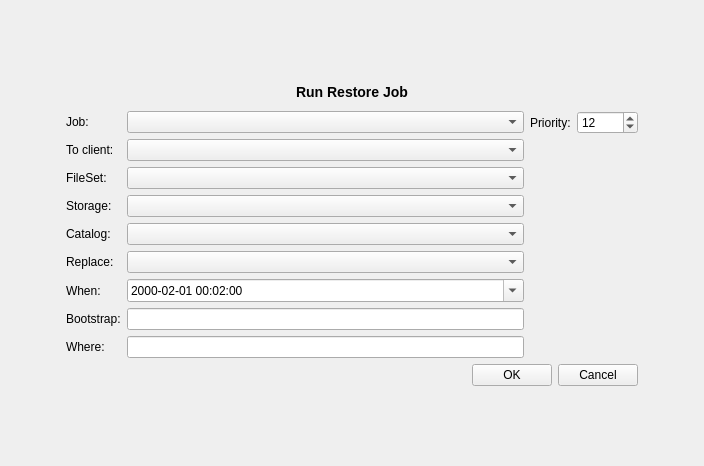
<ui version="4.0" >
 <class>runRestoreForm</class>
 <widget class="QWidget" name="runRestoreForm" >
  <property name="geometry" >
   <rect>
    <x>0</x>
    <y>0</y>
    <width>704</width>
    <height>466</height>
   </rect>
  </property>
  <property name="windowTitle" >
   <string>Form</string>
  </property>
  <layout class="QGridLayout" >
   <property name="margin" >
    <number>9</number>
   </property>
   <property name="spacing" >
    <number>6</number>
   </property>
   <item row="2" column="2" >
    <layout class="QVBoxLayout" >
     <property name="margin" >
      <number>0</number>
     </property>
     <property name="spacing" >
      <number>6</number>
     </property>
     <item>
      <layout class="QHBoxLayout" >
       <property name="margin" >
        <number>0</number>
       </property>
       <property name="spacing" >
        <number>6</number>
       </property>
       <item>
        <widget class="QLabel" name="label_4" >
         <property name="text" >
          <string>Priority:</string>
         </property>
         <property name="buddy" >
          <cstring>prioritySpin</cstring>
         </property>
        </widget>
       </item>
       <item>
        <widget class="QSpinBox" name="prioritySpin" >
         <property name="maximum" >
          <number>10000</number>
         </property>
         <property name="minimum" >
          <number>1</number>
         </property>
         <property name="value" >
          <number>12</number>
         </property>
        </widget>
       </item>
      </layout>
     </item>
     <item>
      <spacer>
       <property name="orientation" >
        <enum>Qt::Vertical</enum>
       </property>
       <property name="sizeHint" >
        <size>
         <width>20</width>
         <height>171</height>
        </size>
       </property>
      </spacer>
     </item>
    </layout>
   </item>
   <item rowspan="3" row="1" column="3" >
    <spacer>
     <property name="orientation" >
      <enum>Qt::Horizontal</enum>
     </property>
     <property name="sizeHint" >
      <size>
       <width>40</width>
       <height>20</height>
      </size>
     </property>
    </spacer>
   </item>
   <item row="4" column="1" colspan="2" >
    <spacer>
     <property name="orientation" >
      <enum>Qt::Vertical</enum>
     </property>
     <property name="sizeType" >
      <enum>QSizePolicy::MinimumExpanding</enum>
     </property>
     <property name="sizeHint" >
      <size>
       <width>572</width>
       <height>16</height>
      </size>
     </property>
    </spacer>
   </item>
   <item rowspan="3" row="1" column="0" >
    <spacer>
     <property name="orientation" >
      <enum>Qt::Horizontal</enum>
     </property>
     <property name="sizeHint" >
      <size>
       <width>40</width>
       <height>20</height>
      </size>
     </property>
    </spacer>
   </item>
   <item row="0" column="1" colspan="2" >
    <spacer>
     <property name="orientation" >
      <enum>Qt::Vertical</enum>
     </property>
     <property name="sizeType" >
      <enum>QSizePolicy::MinimumExpanding</enum>
     </property>
     <property name="sizeHint" >
      <size>
       <width>572</width>
       <height>16</height>
      </size>
     </property>
    </spacer>
   </item>
   <item row="2" column="1" >
    <layout class="QGridLayout" >
     <property name="margin" >
      <number>0</number>
     </property>
     <property name="spacing" >
      <number>6</number>
     </property>
     <item row="6" column="1" >
      <widget class="QDateTimeEdit" name="dateTimeEdit" >
       <property name="dateTime" >
        <datetime>
         <hour>0</hour>
         <minute>2</minute>
         <second>0</second>
         <year>2000</year>
         <month>1</month>
         <day>1</day>
        </datetime>
       </property>
       <property name="displayFormat" >
        <string>yyyy-mm-dd hh:mm:ss</string>
       </property>
       <property name="calendarPopup" >
        <bool>true</bool>
       </property>
      </widget>
     </item>
     <item row="6" column="0" >
      <widget class="QLabel" name="label" >
       <property name="text" >
        <string>When:</string>
       </property>
       <property name="buddy" >
        <cstring>dateTimeEdit</cstring>
       </property>
      </widget>
     </item>
     <item row="8" column="0" >
      <widget class="QLabel" name="label_5" >
       <property name="text" >
        <string>Where:</string>
       </property>
       <property name="openExternalLinks" >
        <bool>true</bool>
       </property>
       <property name="buddy" >
        <cstring>where</cstring>
       </property>
      </widget>
     </item>
     <item row="7" column="0" >
      <widget class="QLabel" name="label_12" >
       <property name="text" >
        <string>Bootstrap:</string>
       </property>
       <property name="buddy" >
        <cstring>bootstrap</cstring>
       </property>
      </widget>
     </item>
     <item row="1" column="1" >
      <widget class="QComboBox" name="clientCombo" />
     </item>
     <item row="4" column="1" >
      <widget class="QComboBox" name="catalogCombo" />
     </item>
     <item row="0" column="0" >
      <widget class="QLabel" name="label_6" >
       <property name="text" >
        <string>Job:</string>
       </property>
       <property name="buddy" >
        <cstring>jobCombo</cstring>
       </property>
      </widget>
     </item>
     <item row="8" column="1" >
      <widget class="QLineEdit" name="where" >
       <property name="enabled" >
        <bool>true</bool>
       </property>
       <property name="minimumSize" >
        <size>
         <width>200</width>
         <height>0</height>
        </size>
       </property>
       <property name="readOnly" >
        <bool>false</bool>
       </property>
      </widget>
     </item>
     <item row="3" column="0" >
      <widget class="QLabel" name="label_2" >
       <property name="text" >
        <string>Storage:</string>
       </property>
       <property name="buddy" >
        <cstring>storageCombo</cstring>
       </property>
      </widget>
     </item>
     <item row="2" column="0" >
      <widget class="QLabel" name="label_9" >
       <property name="text" >
        <string>FileSet:</string>
       </property>
       <property name="buddy" >
        <cstring>filesetCombo</cstring>
       </property>
      </widget>
     </item>
     <item row="7" column="1" >
      <widget class="QLineEdit" name="bootstrap" >
       <property name="enabled" >
        <bool>true</bool>
       </property>
       <property name="minimumSize" >
        <size>
         <width>200</width>
         <height>0</height>
        </size>
       </property>
       <property name="readOnly" >
        <bool>false</bool>
       </property>
      </widget>
     </item>
     <item row="2" column="1" >
      <widget class="QComboBox" name="filesetCombo" />
     </item>
     <item row="3" column="1" >
      <widget class="QComboBox" name="storageCombo" />
     </item>
     <item row="0" column="1" >
      <widget class="QComboBox" name="jobCombo" />
     </item>
     <item row="5" column="0" >
      <widget class="QLabel" name="label_13" >
       <property name="text" >
        <string>Replace:</string>
       </property>
      </widget>
     </item>
     <item row="5" column="1" >
      <widget class="QComboBox" name="replaceCombo" />
     </item>
     <item row="1" column="0" >
      <widget class="QLabel" name="label_8" >
       <property name="text" >
        <string>To client:</string>
       </property>
       <property name="buddy" >
        <cstring>clientCombo</cstring>
       </property>
      </widget>
     </item>
     <item row="4" column="0" >
      <widget class="QLabel" name="label_10" >
       <property name="text" >
        <string>Catalog:</string>
       </property>
       <property name="buddy" >
        <cstring>catalogCombo</cstring>
       </property>
      </widget>
     </item>
    </layout>
   </item>
   <item row="3" column="1" colspan="2" >
    <layout class="QHBoxLayout" >
     <property name="margin" >
      <number>0</number>
     </property>
     <property name="spacing" >
      <number>6</number>
     </property>
     <item>
      <spacer>
       <property name="orientation" >
        <enum>Qt::Horizontal</enum>
       </property>
       <property name="sizeHint" >
        <size>
         <width>40</width>
         <height>20</height>
        </size>
       </property>
      </spacer>
     </item>
     <item>
      <widget class="QPushButton" name="okButton" >
       <property name="text" >
        <string>OK</string>
       </property>
      </widget>
     </item>
     <item>
      <widget class="QPushButton" name="cancelButton" >
       <property name="text" >
        <string>Cancel</string>
       </property>
      </widget>
     </item>
    </layout>
   </item>
   <item row="1" column="1" colspan="2" >
    <layout class="QHBoxLayout" >
     <property name="margin" >
      <number>0</number>
     </property>
     <property name="spacing" >
      <number>6</number>
     </property>
     <item>
      <spacer>
       <property name="orientation" >
        <enum>Qt::Horizontal</enum>
       </property>
       <property name="sizeType" >
        <enum>QSizePolicy::Fixed</enum>
       </property>
       <property name="sizeHint" >
        <size>
         <width>131</width>
         <height>25</height>
        </size>
       </property>
      </spacer>
     </item>
     <item>
      <widget class="QLabel" name="run" >
       <property name="maximumSize" >
        <size>
         <width>16777215</width>
         <height>30</height>
        </size>
       </property>
       <property name="text" >
        <string>&lt;h3>Run Restore Job&lt;/h3></string>
       </property>
       <property name="alignment" >
        <set>Qt::AlignCenter</set>
       </property>
      </widget>
     </item>
     <item>
      <spacer>
       <property name="orientation" >
        <enum>Qt::Horizontal</enum>
       </property>
       <property name="sizeType" >
        <enum>QSizePolicy::Fixed</enum>
       </property>
       <property name="sizeHint" >
        <size>
         <width>131</width>
         <height>25</height>
        </size>
       </property>
      </spacer>
     </item>
    </layout>
   </item>
  </layout>
 </widget>
 <resources/>
 <connections/>
</ui>
